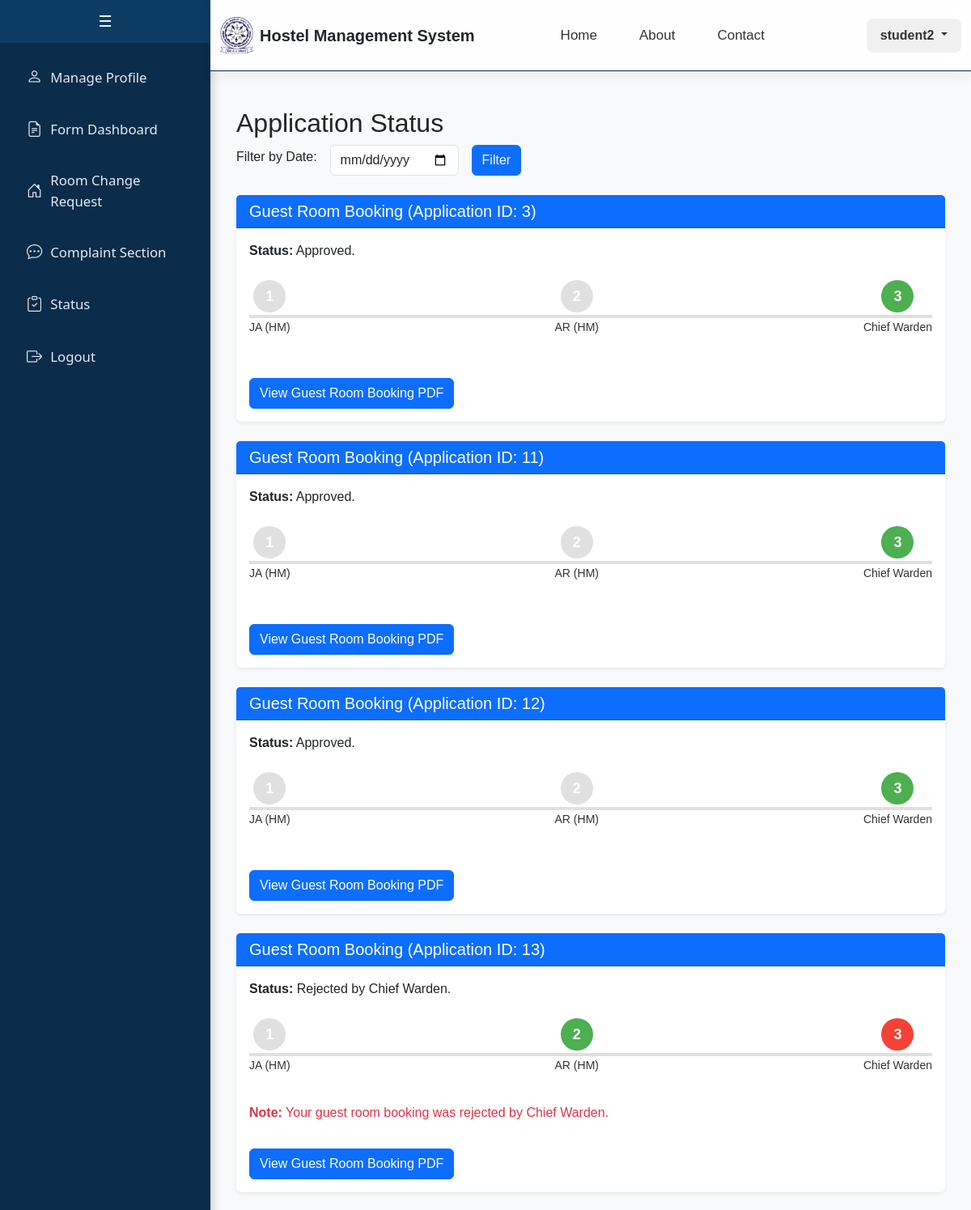
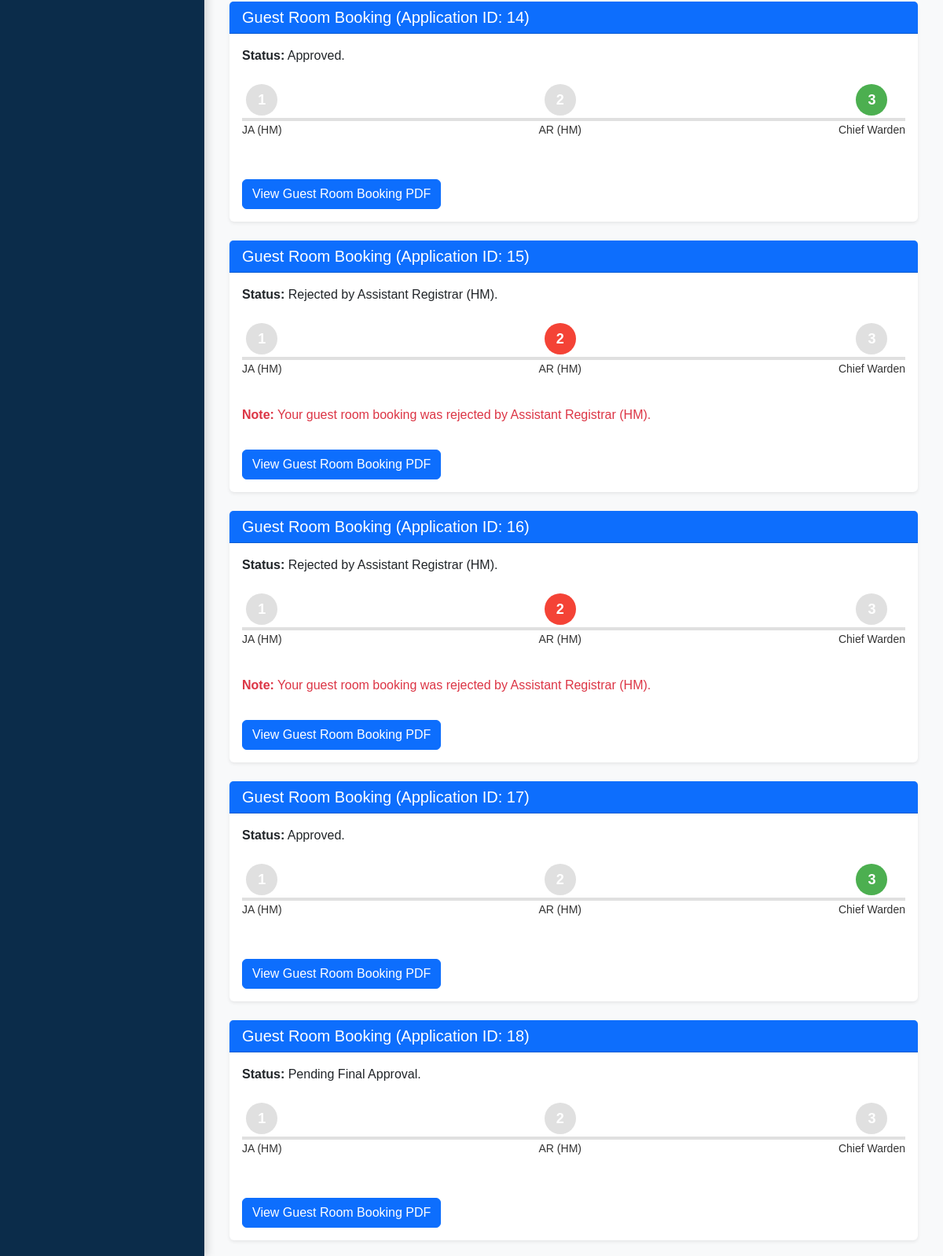
The app's page /student/status (signed in) with its own data (2 pictures, top to bottom).
### app/models.py (models this page shows)
class GuestRoomBooking(db.Model):
    __tablename__ = 'guest_room_booking'
    id = db.Column(db.Integer, primary_key=True, autoincrement=True)
    applicant_id = db.Column(db.Integer, db.ForeignKey('custom_user.id', ondelete='CASCADE'), nullable=False)
    room_no = db.Column(db.String(20), db.ForeignKey('room.room_no', ondelete='SET NULL'))
    total_guests = db.Column(db.Integer, nullable=False)
    guests_male = db.Column(db.Integer, nullable=False)
    guests_female = db.Column(db.Integer, nullable=False)
    guest_names = db.Column(db.Text, nullable=False)
    relation_with_applicant = db.Column(db.Text, nullable=False)
    guest_address = db.Column(db.Text, nullable=False)
    guest_contact = db.Column(db.Text, nullable=False)
    guest_email = db.Column(db.Text)
    purpose_of_visit = db.Column(db.Text, nullable=False)
    room_category = db.Column(db.Text, nullable=False)
    date_arrival = db.Column(db.Date, nullable=False)
    time_arrival = db.Column(db.Time, nullable=False)
    date_departure = db.Column(db.Date, nullable=False)
    time_departure = db.Column(db.Time, nullable=False)
    accommodation_by = db.Column(db.Text, nullable=False)
    remarks = db.Column(db.Text, nullable=True)  # Store remarks as text
    status = db.Column(db.Text, nullable=False, default='Pending')
    hostel_no = db.Column(db.String(20), db.ForeignKey('hostel.hostel_no', ondelete='CASCADE'))
    created_at = db.Column(db.DateTime, default=db.func.current_timestamp())
    payment_details = db.Column(JSON, nullable=True)  # Add this field to store payment details
    applicant = db.relationship('CustomUser', backref=db.backref('guest_room_bookings', cascade='all, delete-orphan'))
    hostel = db.relationship('Hostel', backref=db.backref('guest_room_bookings', cascade='all, delete-orphan'))
    room = db.relationship('Room', backref=db.backref('guest_room_bookings', cascade='all, delete-orphan'))

### app/student.py (the view)
@student_bp.route("/student/status", methods=["GET", "POST"])
def status():
    if 'user_id' not in session or session.get('user_role') != 'student':
        return redirect(url_for('auth.login'))
    user_id = session['user_id']
    filter_date = request.form.get('filter_date')  # Get the date from the form
    if filter_date:
        try:
            filter_date_obj = datetime.strptime(filter_date, '%Y-%m-%d').date()
        except ValueError:
            flash("Invalid date format. Please use YYYY-MM-DD.", "danger")
            return redirect(url_for('student.status'))
        guest_room_bookings = GuestRoomBooking.query.filter_by(applicant_id=user_id).filter(
            func.date(GuestRoomBooking.created_at) == filter_date_obj
        ).all()
    else:
        guest_room_bookings = GuestRoomBooking.query.filter_by(applicant_id=user_id).all()
    internship_application = InternshipApplication.query.filter_by(id=user_id).first()
    return render_template(
        "student/status.html",
        internship_application=internship_application,
        guest_room_bookings=guest_room_bookings,
        filter_date=filter_date
    )

### app/student.py (called while the page is built)
@student_bp.context_processor
def inject_guest_room_booking():
    if 'user_id' in session and session.get('user_role') == 'student':
        user_id = session['user_id']
        guest_room_booking = GuestRoomBooking.query.filter_by(applicant_id=user_id, status="Awaiting Payment from Applicant").first()
        return {'guest_room_booking': guest_room_booking}
    return {'guest_room_booking': None}

### templates/student/status.html (shortened to what this page needs)
{% extends "student/base.html" %}
{% block content %}
<div class="container mt-4">
    <h2>Application Status</h2>
    <form method="POST" action="{{ url_for('student.status') }}" class="mb-4">
        <div class="row g-3 align-items-center">
            <div class="col-auto">
                <label for="filter_date" class="form-label">Filter by Date:</label>
            </div>
            <div class="col-auto">
                <input type="date" id="filter_date" name="filter_date" class="form-control" value="{{ filter_date }}">
            </div>
            <div class="col-auto">
                <button type="submit" class="btn btn-primary">Filter</button>
            </div>
        </div>
    </form>
    {% if guest_room_bookings %}
        {% for booking in guest_room_bookings %}
        <div class="card shadow-sm border-0 mt-4">
            <div class="card-header bg-primary text-white">
                <h5 class="mb-0">Guest Room Booking (Application ID: {{ booking.id }})</h5>
            </div>
            <div class="card-body">
                <p><strong>Status:</strong>
                    {% if booking.status in ["Awaiting Allocation from JA (HM)", "Awaiting Payment from Applicant", "Awaiting Payment Verification from JA (HM)"] %}
                        Awaiting final confirmation from JA (HM).
                    {% elif booking.status == "Pending approval from Assistant Registrar (HM)" %}
                        Awaiting final confirmation from AR (HM).
                    {% elif booking.status == "Successful Approval" %}
                        Approved.
                    {% elif "Rejected" in booking.status %}
                        {{ booking.status }}.
                    {% else %}
                        {{ booking.status }}.
                    {% endif %}
                </p>
                <div class="stepper d-flex justify-content-between align-items-center mt-4">
                    <div class="step
                        {% if booking.status == 'Rejected by JA (HM)' %}
                            rejected
                        {% elif booking.status in ['Awaiting Allocation from JA (HM)', 'Awaiting Payment from Applicant', 'Awaiting Payment Verification from JA (HM)', 'Awaiting Payment from Student'] %}
                            pending
                        {% elif booking.status in ['Pending approval from Assistant Registrar (HM)', 'Successful Approval'] %}
                            completed
                        {% else %}
                            normal
                        {% endif %}">
                        <div class="circle">1</div>
                        <p class="text-center mt-2">JA (HM)</p>
                    </div>
                    <div class="step
                        {% if booking.status == 'Rejected by Assistant Registrar (HM)' %}
                            rejected
                        {% elif booking.status == 'Pending approval from Assistant Registrar (HM)' %}
                            pending
                        {% elif booking.status in ['Successful Approval', 'Rejected by Chief Warden'] %}
                            completed
                        {% else %}
                            normal
                        {% endif %}">
                        <div class="circle">2</div>
                        <p class="text-center mt-2">AR (HM)</p>
                    </div>
                    <div class="step
                        {% if booking.status == 'Rejected by Chief Warden' %}
                            rejected
                        {% elif booking.status in ['Successful Approval', 'Approved'] %}
                            completed
                        {% elif booking.status == 'Pending approval from Chief Warden' %}
                            pending
                        {% else %}
                            normal
                        {% endif %}">
                        <div class="circle">3</div>
                        <p class="text-center mt-2">Chief Warden</p>
                    </div>
                </div>
                {% if 'Rejected' in booking.status %}
                <p class="text-danger mt-3">
                    <strong>Note:</strong> Your guest room booking was rejected by
                    {% if booking.status == 'Rejected by JA (HM)' %}
                        JA (HM).
                    {% elif booking.status == 'Rejected by Assistant Registrar (HM)' %}
                        Assistant Registrar (HM).
                    {% elif booking.status == 'Rejected by Chief Warden' %}
                        Chief Warden.
                    {% endif %}
                </p>
                {% endif %}
                <button class="btn btn-primary mt-3" onclick="viewPDF('{{ booking.id }}')">View Guest Room Booking PDF</button>
            </div>
        </div>
        {% endfor %}
    {% else %}
        <p>No guest room booking applications found.</p>
    {% endif %}
</div>
{% endblock %}

### templates/student/base.html (style rules this page uses)
body { margin: 0; font-family: Arial, sans-serif; }

### templates/student/status.html (style rules this page uses)
.stepper { display: flex; justify-content: space-between; align-items: center; position: relative; margin: 20px 0; }
.stepper::before { content: ''; position: absolute; top: 50%; left: 0; right: 0; height: 4px; background-color: #e0e0e0; z-index: 0; }
.step { position: relative; z-index: 1; text-align: center; }
.step .circle { width: 40px; height: 40px; border-radius: 50%; background-color: #e0e0e0; color: #fff; display: flex; align-items: center; justify-content: center; font-weight: bold; font-size: 18px; margin: 0 auto; }
.step.completed .circle { background-color: #4caf50; }
.step.rejected .circle { background-color: #f44336; }
.step.normal .circle { background-color: #e0e0e0; }
.step p { margin-top: 10px; font-size: 14px; color: #333; }

### records on screen
GuestRoomBooking: id "3", status "Approved"
GuestRoomBooking: id "11", status "Approved"
GuestRoomBooking: id "12", status "Approved"
GuestRoomBooking: id "13", status "Rejected by Chief Warden", shows "Note:", shows "Chief Warden."
GuestRoomBooking: id "14", status "Approved"
GuestRoomBooking: id "15", status "Rejected by Assistant Registrar (HM)", shows "Note:", shows "Assistant Registrar (HM)."
GuestRoomBooking: id "16", status "Rejected by Assistant Registrar (HM)", shows "Note:", shows "Assistant Registrar (HM)."
GuestRoomBooking: id "17", status "Approved"
GuestRoomBooking: id "18", status "Pending Final Approval"

### other values on screen
{{ session['user_name'] }} "student2"
